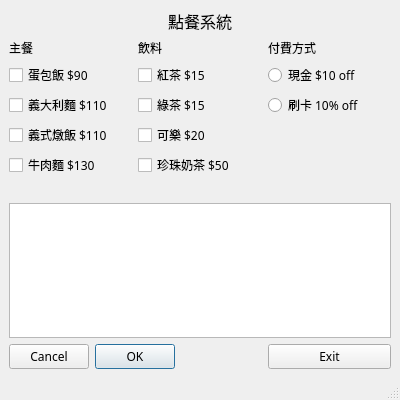
<?xml version="1.0" encoding="UTF-8"?>
<ui version="4.0">
 <class>MainWindow</class>
 <widget class="QMainWindow" name="MainWindow">
  <property name="geometry">
   <rect>
    <x>0</x>
    <y>0</y>
    <width>400</width>
    <height>400</height>
   </rect>
  </property>
  <property name="font">
   <font>
    <family>Yu Gothic UI Semibold</family>
   </font>
  </property>
  <property name="windowTitle">
   <string>MainWindow</string>
  </property>
  <widget class="QWidget" name="centralwidget">
   <layout class="QGridLayout" name="gridLayout">
    <item row="2" column="1">
     <layout class="QVBoxLayout" name="verticalLayout_2">
      <item>
       <widget class="QLabel" name="subtitle2">
        <property name="text">
         <string>飲料</string>
        </property>
       </widget>
      </item>
      <item>
       <widget class="QCheckBox" name="black_tea">
        <property name="text">
         <string>紅茶 $15</string>
        </property>
       </widget>
      </item>
      <item>
       <widget class="QCheckBox" name="green_tea">
        <property name="text">
         <string>綠茶 $15</string>
        </property>
       </widget>
      </item>
      <item>
       <widget class="QCheckBox" name="cola">
        <property name="text">
         <string>可樂 $20</string>
        </property>
       </widget>
      </item>
      <item>
       <widget class="QCheckBox" name="bubble_tea">
        <property name="text">
         <string>珍珠奶茶 $50</string>
        </property>
       </widget>
      </item>
      <item>
       <spacer name="verticalSpacer_3">
        <property name="orientation">
         <enum>Qt::Vertical</enum>
        </property>
        <property name="sizeHint" stdset="0">
         <size>
          <width>20</width>
          <height>40</height>
         </size>
        </property>
       </spacer>
      </item>
      <item>
       <spacer name="horizontalSpacer_2">
        <property name="orientation">
         <enum>Qt::Horizontal</enum>
        </property>
        <property name="sizeHint" stdset="0">
         <size>
          <width>40</width>
          <height>20</height>
         </size>
        </property>
       </spacer>
      </item>
     </layout>
    </item>
    <item row="4" column="0" colspan="3">
     <widget class="QTextBrowser" name="textBrowser"/>
    </item>
    <item row="2" column="0">
     <layout class="QVBoxLayout" name="verticalLayout">
      <item>
       <widget class="QLabel" name="subtitle1">
        <property name="text">
         <string>主餐</string>
        </property>
       </widget>
      </item>
      <item>
       <widget class="QCheckBox" name="omurice">
        <property name="text">
         <string>蛋包飯 $90</string>
        </property>
       </widget>
      </item>
      <item>
       <widget class="QCheckBox" name="pasta">
        <property name="text">
         <string>義大利麵 $110</string>
        </property>
       </widget>
      </item>
      <item>
       <widget class="QCheckBox" name="risotto">
        <property name="text">
         <string>義式燉飯 $110</string>
        </property>
       </widget>
      </item>
      <item>
       <widget class="QCheckBox" name="beef_noodle">
        <property name="text">
         <string>牛肉麵 $130</string>
        </property>
       </widget>
      </item>
      <item>
       <spacer name="verticalSpacer_2">
        <property name="orientation">
         <enum>Qt::Vertical</enum>
        </property>
        <property name="sizeHint" stdset="0">
         <size>
          <width>20</width>
          <height>40</height>
         </size>
        </property>
       </spacer>
      </item>
      <item>
       <spacer name="horizontalSpacer">
        <property name="orientation">
         <enum>Qt::Horizontal</enum>
        </property>
        <property name="sizeHint" stdset="0">
         <size>
          <width>40</width>
          <height>20</height>
         </size>
        </property>
       </spacer>
      </item>
     </layout>
    </item>
    <item row="2" column="2">
     <layout class="QVBoxLayout" name="verticalLayout_3">
      <item>
       <widget class="QLabel" name="subtitle3">
        <property name="text">
         <string>付費方式</string>
        </property>
        <property name="margin">
         <number>0</number>
        </property>
       </widget>
      </item>
      <item>
       <widget class="QRadioButton" name="cash">
        <property name="text">
         <string>現金 $10 off</string>
        </property>
       </widget>
      </item>
      <item>
       <widget class="QRadioButton" name="card">
        <property name="text">
         <string>刷卡 10% off</string>
        </property>
       </widget>
      </item>
      <item>
       <spacer name="verticalSpacer">
        <property name="orientation">
         <enum>Qt::Vertical</enum>
        </property>
        <property name="sizeHint" stdset="0">
         <size>
          <width>20</width>
          <height>40</height>
         </size>
        </property>
       </spacer>
      </item>
      <item>
       <spacer name="horizontalSpacer_3">
        <property name="orientation">
         <enum>Qt::Horizontal</enum>
        </property>
        <property name="sizeHint" stdset="0">
         <size>
          <width>40</width>
          <height>20</height>
         </size>
        </property>
       </spacer>
      </item>
     </layout>
    </item>
    <item row="1" column="1">
     <widget class="QLabel" name="title">
      <property name="font">
       <font>
        <family>Yu Gothic UI Semibold</family>
        <pointsize>12</pointsize>
       </font>
      </property>
      <property name="text">
       <string>點餐系統</string>
      </property>
      <property name="indent">
       <number>30</number>
      </property>
     </widget>
    </item>
    <item row="5" column="0" colspan="2">
     <widget class="QDialogButtonBox" name="buttonBox">
      <property name="layoutDirection">
       <enum>Qt::RightToLeft</enum>
      </property>
      <property name="standardButtons">
       <set>QDialogButtonBox::Cancel|QDialogButtonBox::Ok</set>
      </property>
     </widget>
    </item>
    <item row="5" column="2">
     <widget class="QPushButton" name="pushButton">
      <property name="text">
       <string>Exit</string>
      </property>
     </widget>
    </item>
   </layout>
  </widget>
  <widget class="QMenuBar" name="menubar">
   <property name="geometry">
    <rect>
     <x>0</x>
     <y>0</y>
     <width>400</width>
     <height>21</height>
    </rect>
   </property>
  </widget>
  <widget class="QStatusBar" name="statusbar"/>
 </widget>
 <resources/>
 <connections/>
</ui>
